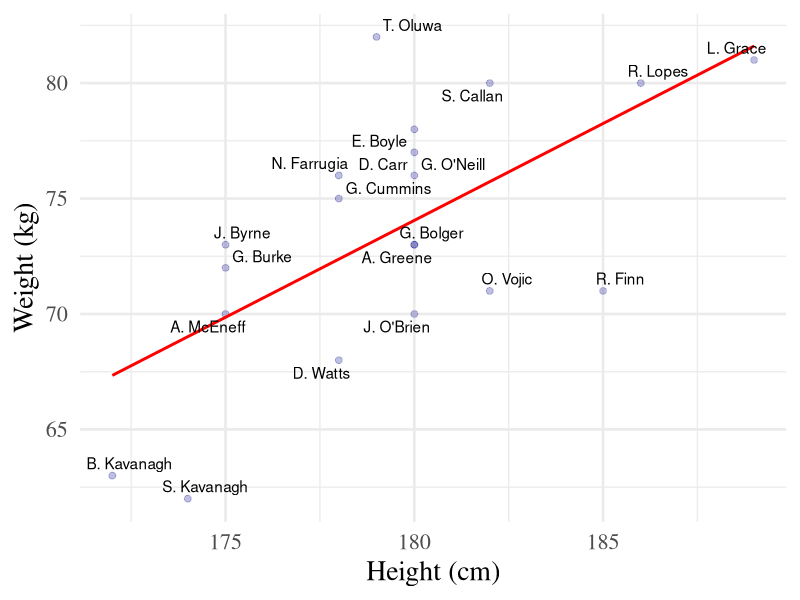

Recreate this plot in R.
# A Humble Vector
x <- c(5,0,4,0,6,5,8)
x

# Matrix
x1 <- c(14,-34)
x2 <- c(-4, 24)
X <- cbind(x1,x2)
# Invers
solve(X)
invX <- solve(X)
X %*% invX
round(X %*% invX, 3)


# regression with matrices
weight <- c(73,	72,	81,	73,	70,	71,	75,	80,	73,	68,	62,	70,	63,	77,	76,	78,	71,	76,	82,	80)
height <- c(175,175,189,180,175,185,178,186,180,178,174,180,172,180,180,180,182,178,179,182)

# matrix
X <- cbind(rep(1, 20), height)

# get beta with (X'X)^{-1}X'y
XprimeX <- crossprod(X)
XprimeXinv <- solve(XprimeX)
XprimeXinvXprime <- XprimeXinv %*% t(X)
XprimeXinvXprimey <- XprimeXinvXprime %*% weight
XprimeXinvXprimey

beta <- solve(crossprod(X)) %*% crossprod(X, weight)
beta

# predicted values
y_hat <- X %*% beta
# residuals
e <- weight - y_hat

head(y_hat, 5)
head(e, 5)

# get residual VCov
RSS <- t(e) %*% e
sigma <- RSS/(20-2)
Vcov <- as.numeric(sigma) * (solve(crossprod(X)))

# get standard errors
se <- sqrt(diag(Vcov))
se

# confidence intervals
beta[2] - se[2]*qt(0.975, 18)
beta[2] + se[2]*qt(0.975, 18)


# simpler regression
rovers <- data.frame(height, weight)
model1 <-lm(weight ~ height, data = rovers)
summary(model1)

# Bonus Scatterplot of Data
library(ggplot2)
library(ggrepel)

# add labels
rovers$name <- c("J. Byrne","G. Burke","L. Grace","G. Bolger","A. McEneff","R. Finn",
                 "G. Cummins","R. Lopes","A. Greene","D. Watts","S. Kavanagh","J. O'Brien",
                 "B. Kavanagh","D. Carr","G. O'Neill","E. Boyle","O. Vojic","N. Farrugia",
                 "T. Oluwa","S. Callan")

ggplot(data = rovers, aes(x = height, y = weight, label = name)) +  
  theme_minimal(base_size = 20, base_family = "serif") +
  geom_point(color="darkblue", alpha = 0.25, size = 2) + 
  geom_smooth(se= F, size = 1, col = "red", method="lm")+
  geom_text_repel() + 
  xlab("Height (cm)") + 
  ylab("Weight (kg)") 









